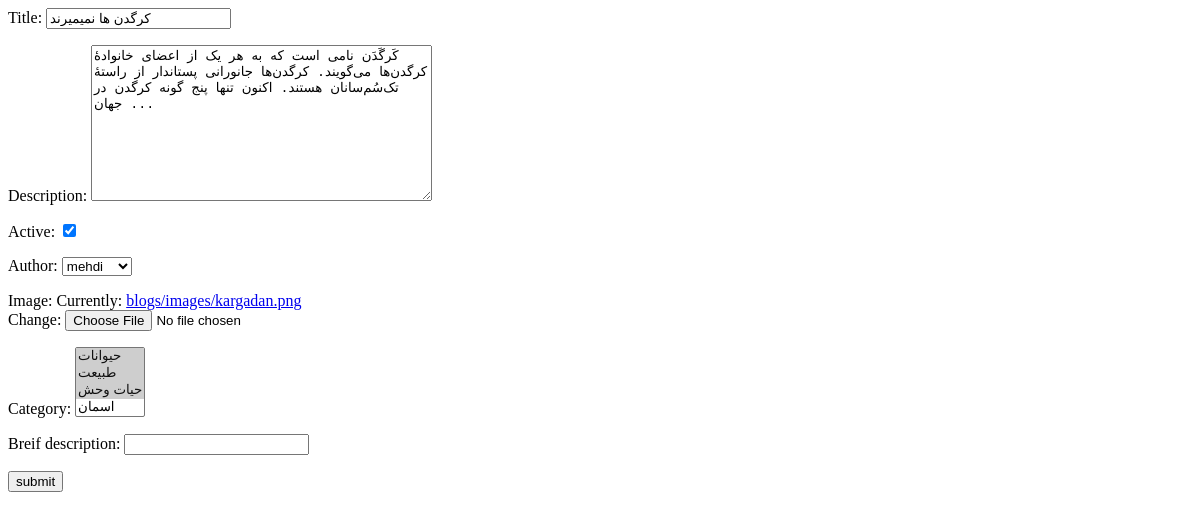
Page /dashboard/edit/1 (signed in) on the earlier database version.
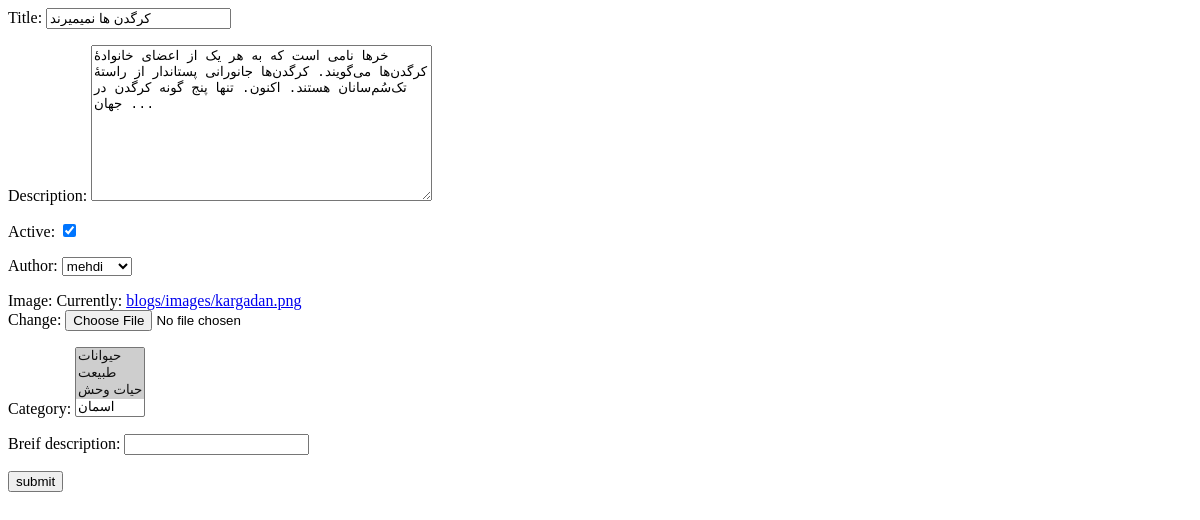
Same page on the later database version.
### blogs/models.py (models this page shows, shortened)
class Post(models.Model):
  title=models.CharField(max_length=254)
  description=models.TextField()
  active=models.BooleanField(default=False)
  updated_time=models.DateField(auto_now=True)
  created_time=models.DateField(auto_now_add=True)
  author=models.ForeignKey(User,on_delete=models.CASCADE,null=True)
  image=models.ImageField(upload_to='blogs/images/',default="blogs/images/1.png")
  category=models.ManyToManyField("Category")
  breif_description=models.CharField(max_length=80,null=True,blank=True)
  tags = TaggableManager()
  class Meta:
    verbose_name="پست  "
    verbose_name_plural="پست ها "
    ordering=['created_time']

### blogs/views.py (the view)
# urls.py: path('dashboard/edit/<int:pk>',PostUpdateView.as_view(),name="edite"),
class PostUpdateView(UserPassesTestMixin,SuccessMessageMixin,UpdateView):
  model=Post
  template_name='blogs/dashboard-form.html'
  fields='__all__'
  success_url=reverse_lazy('blogs:dashboard')
  success_message = "one post updated successfully"
  def test_func(self):
      return self.request.user.is_superuser

### blogs/models.py (called while the page is built)
  def __str__(self):
    return self.title

### templates/blogs/dashboard-form.html (shortened to what this page needs)
<form method="POST">
  {{form.as_p}}
<button type="submit" >submit </button>
</form>

Differences in the rows shown:
changed Post "کرگدن ها نمیمیرند": description "کَرگَدَن نامی است که به هر یک از اعضای خانوادهٔ کرگدن‌ها می‌گویند. کرگدن‌ها جانورانی پستاندار از راستهٔ تک‌سُم‌سانان هستند. اکنون تنها پنج گونه کرگدن…" → "خرها نامی است که به هر یک از اعضای خانوادهٔ کرگدن‌ها می‌گویند. کرگدن‌ها جانورانی پستاندار از راستهٔ تک‌سُم‌سانان هستند. اکنون. تنها پنج گونه کرگدن در جهان ..."
